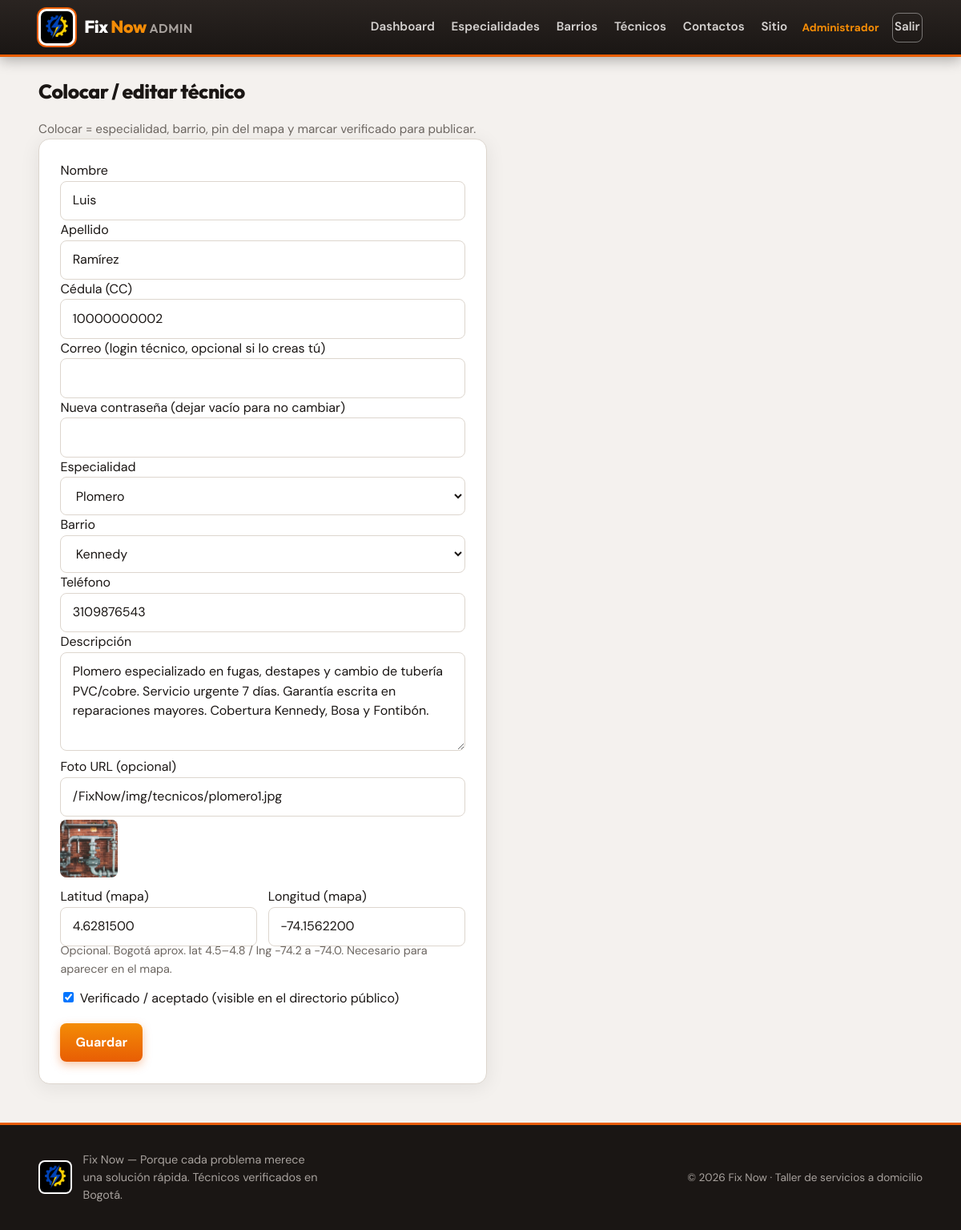
The app's page /admin/tecnico_form.php?id=2 (signed in) with its own data.
### tables this page shows
CREATE TABLE tecnico (
    id_tecnico INT AUTO_INCREMENT PRIMARY KEY,
    nombre VARCHAR(100) NOT NULL,
    apellido VARCHAR(100) NOT NULL,
    cedula VARCHAR(20) NOT NULL,
    id_especialidad INT NOT NULL,
    id_barrio INT NOT NULL,
    telefono VARCHAR(20) NOT NULL,
    correo VARCHAR(150) DEFAULT NULL,
    password_hash VARCHAR(255) DEFAULT NULL,
    descripcion TEXT,
    foto_url VARCHAR(255) DEFAULT NULL,
    latitud DECIMAL(10,7) DEFAULT NULL,
    longitud DECIMAL(10,7) DEFAULT NULL,
    verificado TINYINT(1) NOT NULL DEFAULT 0,
    fecha_registro DATE NOT NULL,
    UNIQUE KEY uq_tecnico_cedula (cedula),
    UNIQUE KEY uq_tecnico_correo (correo),
    CONSTRAINT fk_tecnico_especialidad FOREIGN KEY (id_especialidad) REFERENCES especialidad(id_especialidad) ON DELETE RESTRICT ON UPDATE CASCADE,
    CONSTRAINT fk_tecnico_barrio FOREIGN KEY (id_barrio) REFERENCES barrio(id_barrio) ON DELETE RESTRICT ON UPDATE CASCADE
);

CREATE TABLE especialidad (
    id_especialidad INT AUTO_INCREMENT PRIMARY KEY,
    nombre VARCHAR(100) NOT NULL
);

CREATE TABLE barrio (
    id_barrio INT AUTO_INCREMENT PRIMARY KEY,
    nombre VARCHAR(100) NOT NULL
);

### includes/funciones.php (called while the page is built, shortened)
<?php
require_once __DIR__ . '/cache.php';
function e(?string $texto): string
{
    return htmlspecialchars($texto ?? '', ENT_QUOTES, 'UTF-8');
}
function obtenerEspecialidades(mysqli $db): array
{
    $cached = cacheGet('especialidades');
    $rows = [];
    $res = $db->query('SELECT id_especialidad, nombre FROM especialidad ORDER BY nombre');
    if ($res) {
        while ($row = $res->fetch_assoc()) {
            $rows[] = $row;
        }
    }
    return $rows;
}
function obtenerBarrios(mysqli $db): array
{
    $cached = cacheGet('barrios');
    $rows = [];
    $res = $db->query('SELECT id_barrio, nombre FROM barrio ORDER BY nombre');
    if ($res) {
        while ($row = $res->fetch_assoc()) {
            $rows[] = $row;
        }
    }
    return $rows;
}

### includes/cache.php (called while the page is built, shortened)
<?php
function cacheDir(): string
{
    return CACHE_DIR;
}
function cachePath(string $key): string
{
    $safe = preg_replace('/[^a-zA-Z0-9._-]+/', '_', $key) ?: 'key';
    return cacheDir() . '/' . $safe . '.cache';
}
function cacheGet(string $key): mixed
{
    $path = cachePath($key);
    if (!is_file($path)) {
        return null;
    }
    $raw = @file_get_contents($path);
    $payload = @unserialize($raw, ['allowed_classes' => false]);
    return $payload['data'];
}
function cacheSet(string $key, mixed $data, int $ttl = CACHE_TTL_DEFAULT): void
{
    $path = cachePath($key);
    $payload = serialize([
        'expires' => time() + max(1, $ttl),
        'data' => $data,
    ]);
    $tmp = $path . '.' . bin2hex(random_bytes(4)) . '.tmp';
}

### admin/tecnico_form.php (the view, shortened to what this page needs)
<?php
require_once __DIR__ . '/../includes/funciones.php';
$id = (int) ($_GET['id'] ?? 0);
$titulo_pagina = $id > 0 ? 'Colocar / editar técnico' : 'Nuevo técnico';
$tecnico = [
    'nombre' => '',
    'apellido' => '',
    'cedula' => '',
    'correo' => '',
    'id_especialidad' => 0,
    'id_barrio' => 0,
    'telefono' => '',
    'descripcion' => '',
    'foto_url' => '',
    'latitud' => '',
    'longitud' => '',
    'verificado' => 0,
];
if ($id > 0) {
    $stmt = $conexion->prepare('SELECT * FROM tecnico WHERE id_tecnico = ?');
    $stmt->bind_param('i', $id);
    $stmt->execute();
    $row = $stmt->get_result()->fetch_assoc();
    $tecnico = $row;
    $tecnico['latitud'] = $row['latitud'] ?? '';
    $tecnico['longitud'] = $row['longitud'] ?? '';
    $tecnico['cedula'] = $row['cedula'] ?? '';
    $tecnico['correo'] = $row['correo'] ?? '';
}
$especialidades = obtenerEspecialidades($conexion);
$barrios = obtenerBarrios($conexion);
require __DIR__ . '/../includes/header_admin.php';
?>
<div class="container">
    <h1 class="section-title"><?= e($titulo_pagina) ?></h1>
    <p class="section-sub">Colocar = especialidad, barrio, pin del mapa y marcar verificado para publicar.</p>
    <form method="post" class="form-card" style="max-width:560px">
        <label>Nombre
            <input type="text" name="nombre" required value="<?= e($tecnico['nombre']) ?>">
        </label>
        <label>Apellido
            <input type="text" name="apellido" required value="<?= e($tecnico['apellido']) ?>">
        </label>
        <label>Cédula (CC)
            <input type="text" name="cedula" required inputmode="numeric" value="<?= e($tecnico['cedula'] ?? '') ?>">
        </label>
        <label>Correo (login técnico, opcional si lo creas tú)
            <input type="email" name="correo" value="<?= e($tecnico['correo'] ?? '') ?>">
        </label>
        <label><?= $id > 0 ? 'Nueva contraseña (dejar vacío para no cambiar)' : 'Contraseña (opcional)' ?>
            <input type="password" name="clave_nueva" autocomplete="new-password" minlength="6">
        </label>
        <label>Especialidad
            <select name="id_especialidad" required>
                <?php foreach ($especialidades as $esp): ?>
                    <option value="<?= (int) $esp['id_especialidad'] ?>" <?= (int) $tecnico['id_especialidad'] === (int) $esp['id_especialidad'] ? 'selected' : '' ?>>
                        <?= e($esp['nombre']) ?>
                    </option>
                <?php endforeach; ?>
            </select>
        </label>
        <label>Barrio
            <select name="id_barrio" required>
                <?php foreach ($barrios as $b): ?>
                    <option value="<?= (int) $b['id_barrio'] ?>" <?= (int) $tecnico['id_barrio'] === (int) $b['id_barrio'] ? 'selected' : '' ?>>
                        <?= e($b['nombre']) ?>
                    </option>
                <?php endforeach; ?>
            </select>
        </label>
        <label>Teléfono
            <input type="text" name="telefono" required value="<?= e($tecnico['telefono']) ?>">
        </label>
        <label>Descripción
            <textarea name="descripcion" rows="4"><?= e($tecnico['descripcion'] ?? '') ?></textarea>
        </label>
        <label>Foto URL (opcional)
            <input type="text" name="foto_url" placeholder="/FixNow/img/tecnicos/ejemplo.jpg" value="<?= e($tecnico['foto_url'] ?? '') ?>">
        </label>
        <?php if (!empty($tecnico['foto_url'])): ?>
            <img class="thumb-admin" style="margin:0.25rem 0 0.75rem;width:72px;height:72px" src="<?= e($tecnico['foto_url']) ?>" alt="Vista previa">
        <?php endif; ?>
        <div class="form-row-coords">
            <label>Latitud (mapa)
                <input type="text" name="latitud" inputmode="decimal" placeholder="4.6486200" value="<?= e((string) ($tecnico['latitud'] ?? '')) ?>">
            </label>
            <label>Longitud (mapa)
                <input type="text" name="longitud" inputmode="decimal" placeholder="-74.0628100" value="<?= e((string) ($tecnico['longitud'] ?? '')) ?>">
            </label>
        </div>
        <p class="meta" style="margin:-0.35rem 0 0.85rem">Opcional. Bogotá aprox. lat 4.5–4.8 / lng -74.2 a -74.0. Necesario para aparecer en el mapa.</p>
        <label class="check-inline">
            <input type="checkbox" name="verificado" value="1" <?= (int) ($tecnico['verificado'] ?? 0) === 1 ? 'checked' : '' ?>>
            Verificado / aceptado (visible en el directorio público)
        </label>
        <div class="form-actions">
            <button type="submit" class="btn btn-primary">Guardar</button>
            <a href="tecnicos.php" class="btn btn-outline">Cancelar</a>
        </div>
    </form>
</div>
<?php require __DIR__ . '/../includes/footer.php'; ?>

### css/estilos.css (style rules this page uses)
:root { --charcoal: #1a1614; --charcoal-mid: #2a2421; --charcoal-soft: #3f3834; --orange: #e85d04; --orange-light: #f48c06; --orange-hot: #dc2f02; --orange-soft: #fff1e6; --orange-glow: rgba(232, 93, 4, 0.35); --steel: #57534e; --bg: #f0eeec; --bg-warm: #ebe6e0; --bg-card: #ffffff; --text: #1a1614; --text-muted: #6b6560; --border: #ddd6ce; --ok: #15803d; --danger: #c2410c; --radius: 14px; --radius-sm: 8px; --shadow: 0 4px 24px rgba(26, 22, 20, 0.08); --shadow-lg: 0 16px 40px rgba(26, 22, 20, 0.14); --font: "DM Sans", system-ui, sans-serif; --font-display: "Outfit", "DM Sans", sans-serif; --header-h: 64px; }
*, *::before, *::after { box-sizing: border-box; }
html { scroll-behavior: smooth; }
body { margin: 0; font-family: var(--font); background: radial-gradient(ellipse 120% 80% at 100% -10%, rgba(232, 93, 4, 0.07), transparent 50%), linear-gradient(180deg, var(--bg-warm) 0%, var(--bg) 40%, #e8e4df 100%); background-attachment: fixed; color: var(--text); line-height: 1.55; min-height: 100vh; display: flex; flex-direction: column; -webkit-font-smoothing: antialiased; }
a { color: var(--orange); text-decoration: none; transition: color 0.15s; }
img { max-width: 100%; height: auto; display: block; }
.container { width: min(1120px, 92%); margin: 0 auto; }
.section-title { margin: 0 0 1rem; font-family: var(--font-display); font-size: 1.55rem; font-weight: 800; color: var(--charcoal); letter-spacing: -0.02em; }
.section-sub { margin: 0; color: var(--text-muted); font-size: 0.95rem; }
.meta { color: var(--text-muted); font-size: 0.9rem; }
input[type="text"], input[type="email"], input[type="password"], input[type="tel"], input[type="search"], input[type="url"], input[type="date"], select, textarea { width: 100%; padding: 0.7rem 0.9rem; border: 1.5px solid var(--border); border-radius: var(--radius-sm); font: inherit; background: #fff; color: var(--text); transition: border-color 0.15s, box-shadow 0.15s; }
textarea { min-height: 120px; resize: vertical; }
.form-card { background: var(--bg-card); border: 1px solid var(--border); border-radius: var(--radius); padding: 1.65rem; max-width: 520px; box-shadow: var(--shadow); }
.form-actions { display: flex; gap: 0.6rem; flex-wrap: wrap; margin-top: 1.15rem; }
.btn { display: inline-flex; align-items: center; justify-content: center; gap: 0.4rem; padding: 0.68rem 1.2rem; border-radius: var(--radius-sm); border: none; font: inherit; font-weight: 700; cursor: pointer; text-decoration: none; transition: background 0.15s, transform 0.1s, box-shadow 0.15s; }
.btn-primary { background: linear-gradient(180deg, var(--orange-light) 0%, var(--orange) 100%); color: #fff; box-shadow: 0 4px 12px var(--orange-glow); }
.btn-outline { background: transparent; border: 1px solid rgba(255, 255, 255, 0.4); color: #fff; }
.admin-body { background: #f4f1ee; }
.thumb-admin { width: 40px; height: 40px; border-radius: 8px; object-fit: cover; background: var(--bg); }
.form-row-coords { display: grid; grid-template-columns: 1fr 1fr; gap: 0.85rem; }

### records on screen
tecnico: nombre "Luis", apellido "Ramírez", cedula "10000000002", id_especialidad "Plomero", id_barrio "Kennedy", telefono "3109876543", descripcion "Plomero especializado en fugas, destapes y cambio de tubería PVC/cobre. Servicio urgente 7 días. Garantía escrita en reparaciones mayores. Cobertura Kennedy, Bosa y Fontibón.", foto_url "/FixNow/img/tecnicos/plomero1.jpg", foto_url (picture), latitud "4.6281500", longitud "-74.1562200", verificado "☑"

### other values on screen
$admin_nombre "Administrador"
$titulo_pagina "Colocar / editar técnico"
